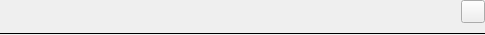
<?xml version="1.0" encoding="UTF-8"?>
<ui version="4.0">
 <class>LS3ProgressThreadWidget</class>
 <widget class="QWidget" name="LS3ProgressThreadWidget">
  <property name="geometry">
   <rect>
    <x>0</x>
    <y>0</y>
    <width>485</width>
    <height>35</height>
   </rect>
  </property>
  <property name="maximumSize">
   <size>
    <width>16777215</width>
    <height>35</height>
   </size>
  </property>
  <property name="windowTitle">
   <string>Form</string>
  </property>
  <property name="layoutDirection">
   <enum>Qt::LeftToRight</enum>
  </property>
  <layout class="QVBoxLayout" name="verticalLayout_3" stretch="1,0">
   <property name="spacing">
    <number>0</number>
   </property>
   <property name="margin">
    <number>0</number>
   </property>
   <item>
    <layout class="QHBoxLayout" name="horizontalLayout_2" stretch="0,1,0">
     <property name="spacing">
      <number>3</number>
     </property>
     <item>
      <widget class="QModernProgressWidget" name="progress" native="true">
       <property name="minimumSize">
        <size>
         <width>24</width>
         <height>24</height>
        </size>
       </property>
       <property name="maximumSize">
        <size>
         <width>24</width>
         <height>24</height>
        </size>
       </property>
      </widget>
     </item>
     <item>
      <layout class="QVBoxLayout" name="verticalLayout">
       <property name="spacing">
        <number>2</number>
       </property>
       <item>
        <widget class="QLabel" name="labName">
         <property name="font">
          <font>
           <weight>75</weight>
           <bold>true</bold>
          </font>
         </property>
         <property name="text">
          <string/>
         </property>
         <property name="textFormat">
          <enum>Qt::RichText</enum>
         </property>
         <property name="alignment">
          <set>Qt::AlignLeading|Qt::AlignLeft|Qt::AlignVCenter</set>
         </property>
        </widget>
       </item>
       <item>
        <widget class="QLabel" name="labMessage">
         <property name="text">
          <string/>
         </property>
         <property name="textFormat">
          <enum>Qt::RichText</enum>
         </property>
        </widget>
       </item>
      </layout>
     </item>
     <item>
      <layout class="QVBoxLayout" name="verticalLayout_2">
       <property name="spacing">
        <number>0</number>
       </property>
       <item>
        <widget class="QToolButton" name="btnCancel">
         <property name="toolTip">
          <string>Cancel thread / close error message</string>
         </property>
         <property name="text">
          <string/>
         </property>
         <property name="icon">
          <iconset resource="litsoz3.qrc">
           <normaloff>:/reject.png</normaloff>:/reject.png</iconset>
         </property>
        </widget>
       </item>
       <item>
        <spacer name="verticalSpacer">
         <property name="orientation">
          <enum>Qt::Vertical</enum>
         </property>
         <property name="sizeHint" stdset="0">
          <size>
           <width>20</width>
           <height>40</height>
          </size>
         </property>
        </spacer>
       </item>
      </layout>
     </item>
    </layout>
   </item>
   <item>
    <widget class="Line" name="line">
     <property name="frameShadow">
      <enum>QFrame::Plain</enum>
     </property>
     <property name="orientation">
      <enum>Qt::Horizontal</enum>
     </property>
    </widget>
   </item>
  </layout>
 </widget>
 <customwidgets>
  <customwidget>
   <class>QModernProgressWidget</class>
   <extends>QWidget</extends>
   <header>qmodernprogresswidget.h</header>
   <container>1</container>
  </customwidget>
 </customwidgets>
 <resources>
  <include location="litsoz3.qrc"/>
 </resources>
 <connections/>
</ui>
